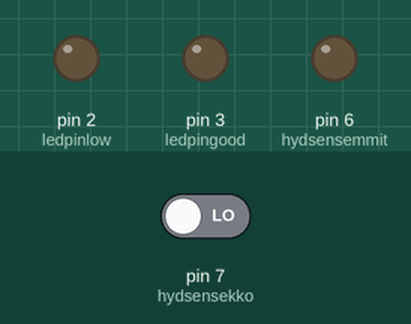
Recording of a program running on a simulated Arduino Uno, built with avr-gcc and run on an emulated ATmega328P. Parts: output pins drawn as LEDs (lit = HIGH). The inputs (shaded band) are chosen by the test bench; at power-on: pin 7 (hydsensekko) LOW. What the program prints to the serial monitor is not drawn.

Above: at 0.1 s.
Timing chart, 0 to 1.6 s (numbered marks = the images above):
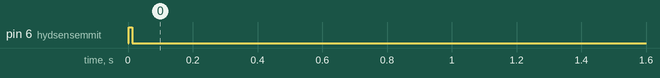

The program:

main.cpp
```cpp
#include <Arduino.h>

//    Formel;
//    Füllstand [%]    = -1.887*distance+113.208


int hydsensemmit = 6;
int hydsensekko = 7;

int ledpinlow = 2;
int ledpingood = 3;
int ledpinover = 4;
int ledpincompare = 8;
float timing;
float distance;

float firstMesure = 0.0;

void setup() {
    // Alle nötigen Pinmodes
    // mit Hilfe von Isabel und https://projecthub.arduino.cc/lucasfernando/ultrasonic-sensor-with-arduino-complete-guide-284faf

    pinMode(ledpingood, OUTPUT);
    pinMode(ledpinlow, OUTPUT);
    pinMode(ledpinover, INPUT);
    pinMode(hydsensemmit, OUTPUT);
    pinMode(hydsensekko, INPUT);

    Serial.begin(9600);
}

void loop() {
    // Dieser Teil ist das Programm für den Sensor. Mit der Berechnung für die Distanzmessung
    //https://projecthub.arduino.cc/lucasfernando/ultrasonic-sensor-with-arduino-complete-guide-284faf


    Serial.print("digitalread ");

    Serial.println(digitalRead(hydsensekko));

    digitalWrite(hydsensemmit, LOW);
    delay(2);

    digitalWrite(hydsensemmit, HIGH);
    delay(10);
    digitalWrite(hydsensemmit, LOW);

    timing = pulseIn(hydsensekko, HIGH);
    distance = (timing * 0.034) / 2;

    // Das Programm gibt die Distanz in cm aus
    Serial.print("Distance: ");
    Serial.print(distance);
    Serial.print("cm | ");

    // Bis hier vom Link

    // Die Verzeigung wie Arduino vorgehen soll bei der gemessenen Distanz

    float statehydsens = -1.887 * distance + 113.208; // Formel für den Füllstand in Abhängigkeit der Distanz
    //    Ist der Füllstand zwischen 20% und 100% leuchtet die grüne Lampe
    if (statehydsens <= 100 && statehydsens >= 20) {
        digitalWrite(ledpingood, HIGH); // Setzt den Digitalpin 2 auf HIGH = "Ein"
        digitalWrite(ledpinlow, LOW); // Setzt den Digitalpin 3 auf LOW = "AUS"
        digitalWrite(ledpinover, LOW); // Setzt den Digitalpin 3 auf LOW = "AUS"
    }
    //    Ist der Füllstand > 100% leuchtet die blaue Lampe
    else if (statehydsens > 100) {
        digitalWrite(ledpingood, LOW); // Setzt den Digitalpin 2 auf LOW = "AUS"
        digitalWrite(ledpinlow, LOW); // Setzt den Digitalpin 3 auf LOW = "AUS"
        digitalWrite(ledpinover, HIGH); // Setzt den Digitalpin 3 auf HIGH = "EIN"
    }
    //    Ist der Füllstand unter 20% leuchtet die rote Lampe
    else {
        digitalWrite(ledpingood, LOW); // Setzt den Digitalpin 2 auf LOW = "AUS"
        digitalWrite(ledpinlow, HIGH); // Setzt den Digitalpin 3 auf HIGH = "EIN"
        digitalWrite(ledpinover, LOW); // Setzt den Digitalpin 3 auf LOW = "AUS"
    }
//Verzweigung für Ölstandsvergleich
    if (firstMesure == 0.0)
        firstMesure = statehydsens;
    else if (firstMesure - statehydsens <= 5.0)
        digitalWrite(ledpincompare, HIGH);
    else
        digitalWrite(ledpincompare, LOW);

    // Was das Programm ausgeben soll
    // auch mit hilfe des Programms im Link

    Serial.print("Der Oelstand betraegt: "); // Anzeige vom errechneten Füllstand
    Serial.println(statehydsens);
    delay(86400000); // Messinterval
}
```

Measured:
- by itself, pin 6 (hydsensemmit): LOW → HIGH at 0.00 s, → LOW 0.01 s later
